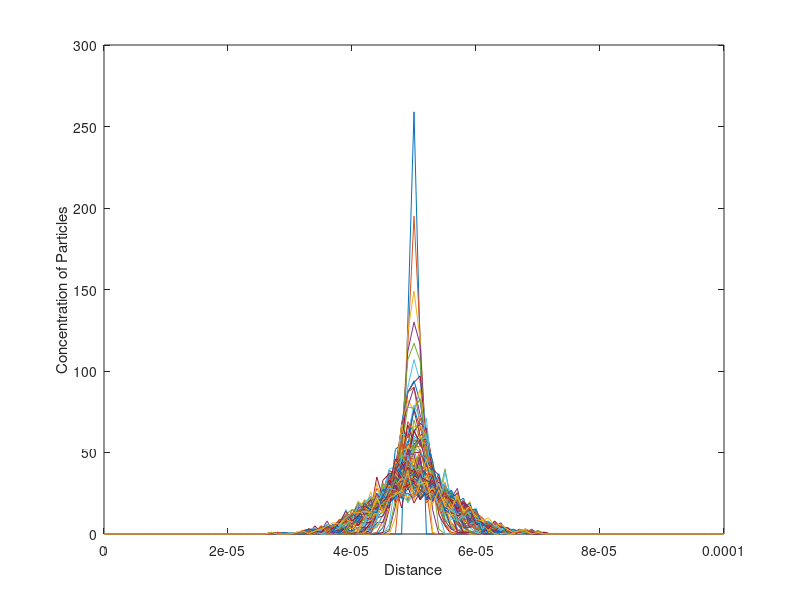

This chart was generated by the following MATLAB code:
%% Random Walk based Simulation for Heat/Diffusion Equation

%% Define constants
D = 10e-3 ;
dt = 2.5e-10 ;      
dx = 10e-7 ;
prob = D*dt/dx^2;

domain = 0:dx:10e-5 ;
len = length(domain) ;
N = 500 ;

particle = zeros(1,len) ;       % Stores the number of particles in each domain
particle(51) = N ;              % 
probm = zeros(len,3);           % Stores particles staying put(1),coming from left(2) and right(3)
%% Begin iterating for 100 time intants
for t = 0:100
    
for i = 1:len
    % Will need condition check if boundary conditions are to be included
    a = randi([1 4],1,particle(i));             % Create a random array from 1 to 4
    probm(i,1) = length(a(a==2|a==3)) ;         % Condition for 1/2 prob 
    if (i ~= 1)
        probm(i-1,3) = length(a(a==1)) ;        % Particle from right at 3
        particle(i-1) = sum(probm(i-1,:)) ;     % probm(i-1) is already filled, thus compute sum
    end
    if (i ~= len)    
        probm(i+1,2) = length(a(a==4)) ;        % Particle from left at 2
    else
        particle(i) = sum(probm(i,:)) ;         % Last particle, hence compute sum
    end    
end
    %if(mod(t,10) == 0)
        plot(domain,particle);
        hold on
    %end
end
%% End
xlabel('Distance');
ylabel('Concentration of Particles');
